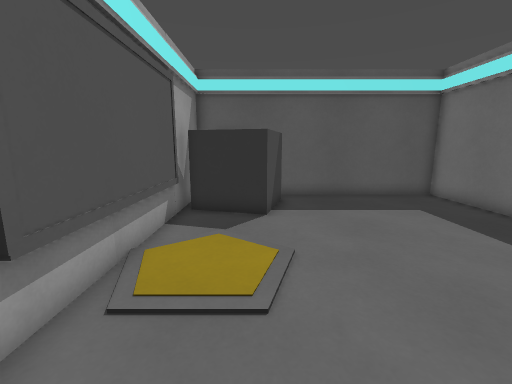
View 1 (above)

17 first-person views from a walk through a level from a Godot 3-D game. The camera is 1.2 m above the floor, tilts 10° down and sees 90° across. Doors that lead somewhere are drawn open, without their leaves. The floor is counted in squares, 0.5 m on a side. Each view is taken from the middle of a square. On the plan, view 1 faces up. The plan holds only what a view shows up to about 17 squares ahead; the rest is blank. The place goes on beyond the plan. Surface patterns are stand-ins for the level's own textures.

View 2
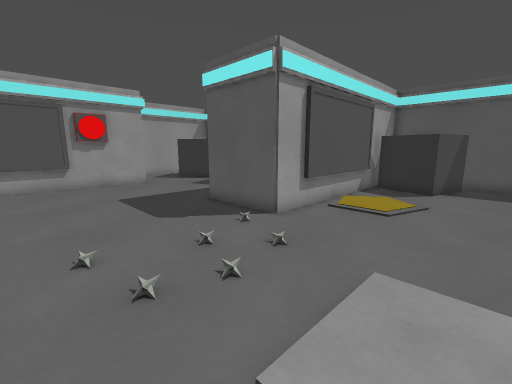

View 3
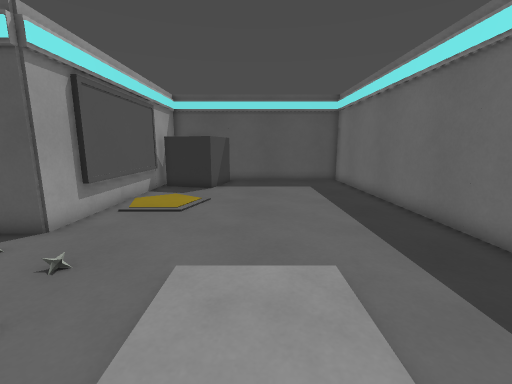

View 4
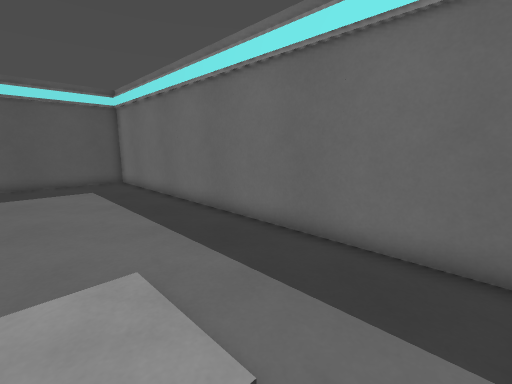

View 5
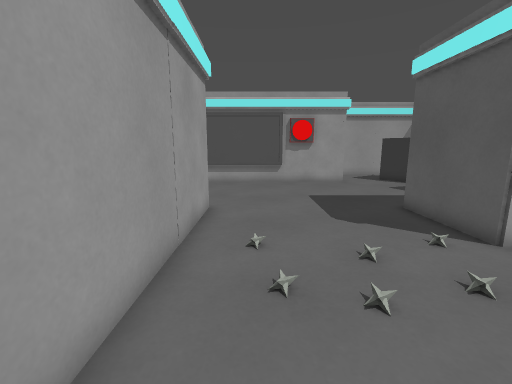

View 6
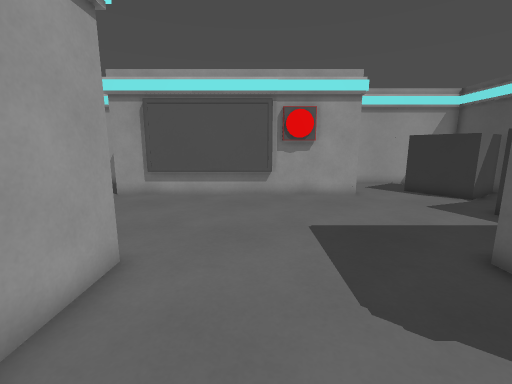

View 7
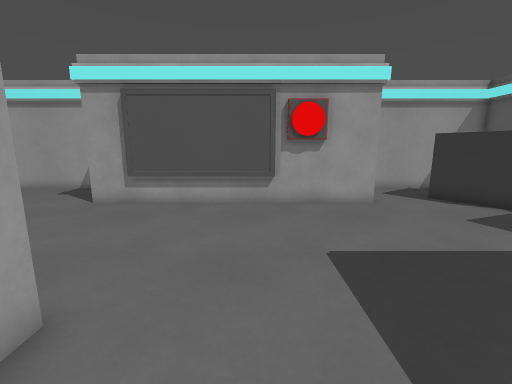

View 8
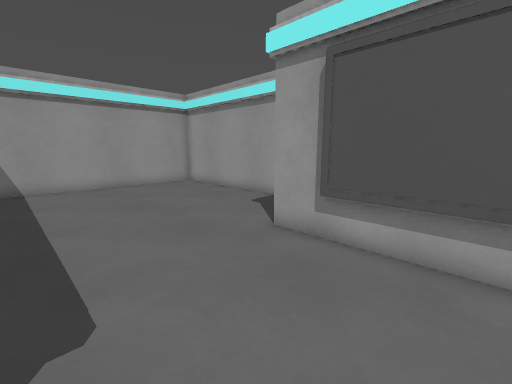

View 9
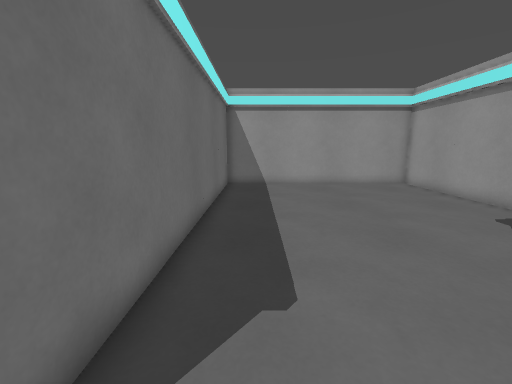

View 10
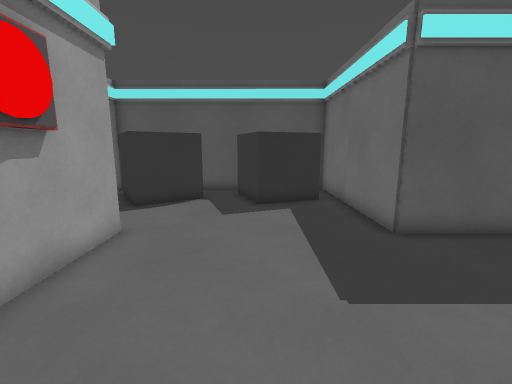

View 11
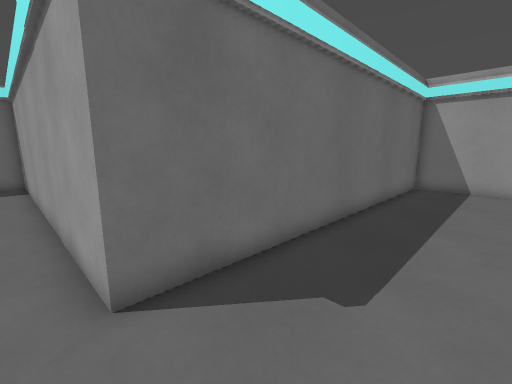

View 12
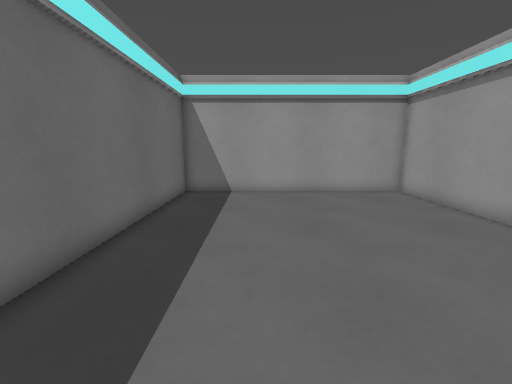

View 13
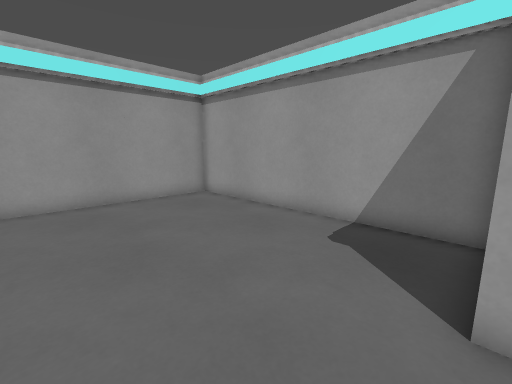

View 14
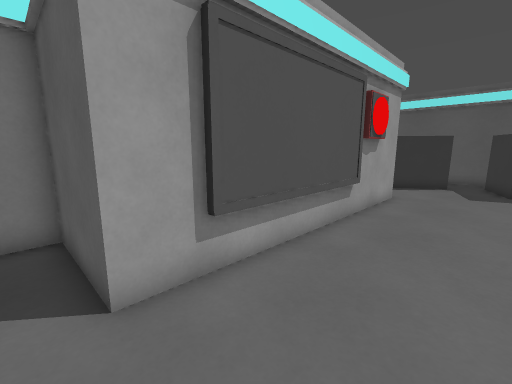

View 15
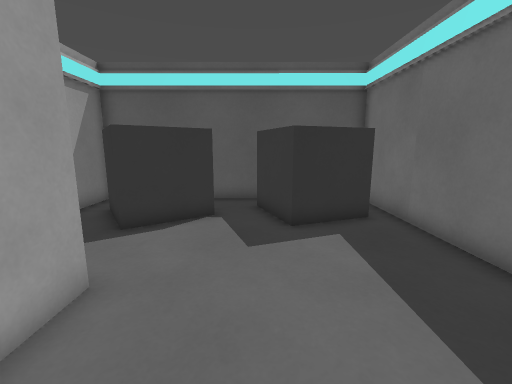

View 16
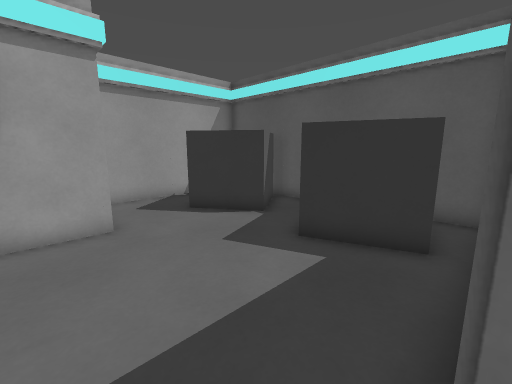

View 17
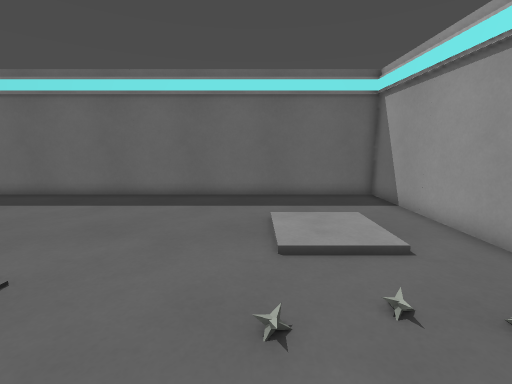

### Floor plan
Key: @ floor where view 1 was taken; # wall or solid block; . floor; D open door; B box.
Columns run from 19 left of view 1 to 9 right of it. Each row starts with its distance up from view 1.
 13                 #############
 12                 #   B.......#
 11                 #   B.......#
 10                 #B  B.......#
  9 #############   #.BB........#
  8 #.  B...   .#   #...........#
  7 #B  BB.B   .#   #...........#
  6 #.B  B.BB BB#   #. .........#
  5 #.BBBB..BBB.#   #   ........#
  4 #..B........#   #. .........#
  3 #...........#   #...........#
  2 #...........#   #...........#
  1     #.......##D##...........#
  0     #.........D....@........#
 -1     #.........D.............#
 -2     #.........D......   ....#
 -3     #.........D......   ....#
 -4     #.........D......   ....#
 -5     #.........D.............#
 -6     #.........D.............#
 -7     #.......##D##############
 -8     #.......#
 -9     #.......#
-10     #.......#
-11 #####.......#
-12 #...........#
-13 #...........#
-14 #...........#
-15 #...........#
-16 #...........#
-17 #...........#
-18 #...........#
-19 #...........#
-20 #...........#
-21 #...........#
-22 #...........#
-23 #############

Positions as (right, up) in squares from view 1, and headings:
1: (0, 0), facing up
2: (3, -6), facing up-left
3: (3, -6), facing up
4: (3, -6), facing up-right
5: (3, -5), facing left
6: (-2, -4), facing left
7: (-4, -4), facing left
8: (-9, -6), facing down-left
9: (-9, -6), facing down
10: (-11, -6), facing up
11: (-11, -6), facing down-right
12: (-11, -9), facing down
13: (-11, -11), facing down-left
14: (-11, -12), facing up-left
15: (-12, -3), facing up
16: (-7, -1), facing up-left
17: (-4, -1), facing right
